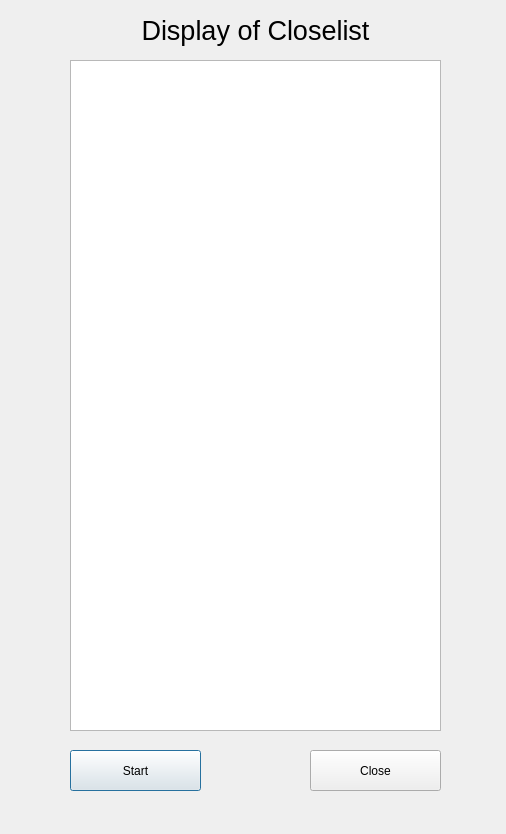
<?xml version="1.0" encoding="UTF-8"?>
<ui version="4.0">
 <class>closelist</class>
 <widget class="QDialog" name="closelist">
  <property name="geometry">
   <rect>
    <x>0</x>
    <y>0</y>
    <width>506</width>
    <height>834</height>
   </rect>
  </property>
  <property name="windowTitle">
   <string>Dialog</string>
  </property>
  <widget class="QPushButton" name="start">
   <property name="geometry">
    <rect>
     <x>70</x>
     <y>750</y>
     <width>131</width>
     <height>41</height>
    </rect>
   </property>
   <property name="text">
    <string>Start</string>
   </property>
  </widget>
  <widget class="QLabel" name="label">
   <property name="geometry">
    <rect>
     <x>130</x>
     <y>10</y>
     <width>251</width>
     <height>41</height>
    </rect>
   </property>
   <property name="text">
    <string>&lt;html&gt;&lt;head/&gt;&lt;body&gt;&lt;p align=&quot;center&quot;&gt;&lt;span style=&quot; font-size:20pt;&quot;&gt;Display of Closelist&lt;/span&gt;&lt;/p&gt;&lt;/body&gt;&lt;/html&gt;</string>
   </property>
  </widget>
  <widget class="QTextBrowser" name="textBrowser">
   <property name="geometry">
    <rect>
     <x>70</x>
     <y>60</y>
     <width>371</width>
     <height>671</height>
    </rect>
   </property>
  </widget>
  <widget class="QPushButton" name="close">
   <property name="geometry">
    <rect>
     <x>310</x>
     <y>750</y>
     <width>131</width>
     <height>41</height>
    </rect>
   </property>
   <property name="text">
    <string>Close</string>
   </property>
  </widget>
 </widget>
 <resources/>
 <connections/>
</ui>
